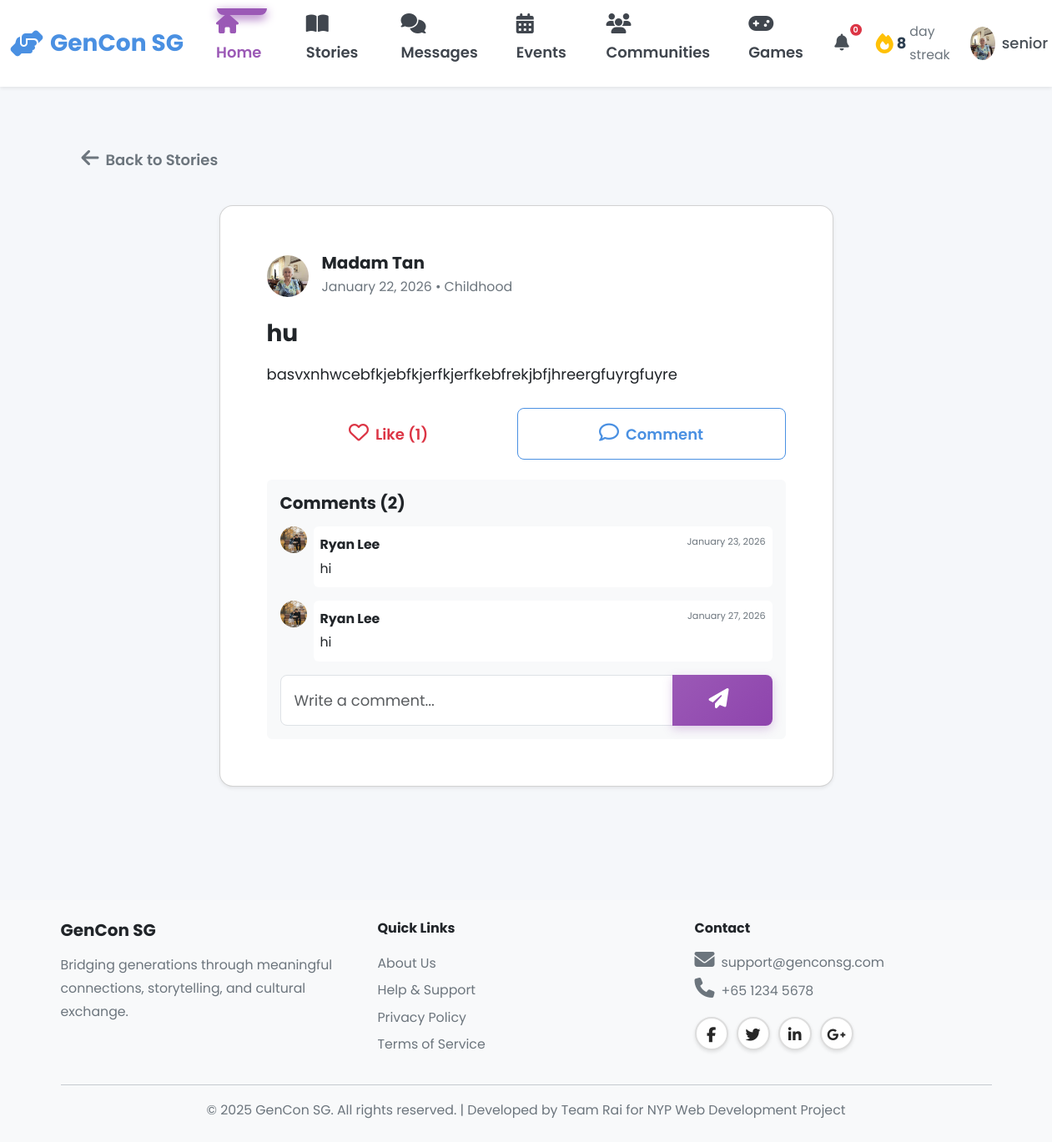
Page /senior/story/1 (signed in) on the committed database.
### models.py (models this page shows, shortened)
class User(db.Model):
    __tablename__ = 'users'
    id = db.Column(db.Integer, primary_key=True)
    username = db.Column(db.String(80), unique=True, nullable=False, index=True)
    password_hash = db.Column(db.String(255), nullable=False)
    email = db.Column(db.String(120), unique=True, nullable=False, index=True)
    full_name = db.Column(db.String(120), nullable=False)
    phone = db.Column(db.String(20))
    age = db.Column(db.Integer, nullable=False)
    bio = db.Column(db.Text)  # User biography
    school = db.Column(db.String(255))  # School or organization for youth
    role = db.Column(db.String(20), nullable=False)  # 'senior', 'youth', or 'admin'
    elo = db.Column(db.Integer, default=1200) # Default ELO rating
    profile_picture = db.Column(db.String(255), default='images/default-avatar.png')
    disable_reason = db.Column(db.Text)
    interests_json = db.Column(db.Text)  # Stores interests as JSON array
    languages_json = db.Column(db.Text)  # Stores languages as JSON array
    accessibility_settings_json = db.Column(db.Text)  # Stores settings as JSON object
    created_at = db.Column(db.DateTime, default=datetime.utcnow, nullable=False)
    last_active = db.Column(db.DateTime, default=datetime.utcnow, nullable=False)
    is_active = db.Column(db.Boolean, default=True)
    stories = db.relationship('Story', back_populates='user', lazy='dynamic')
    sent_messages = db.relationship('Message', foreign_keys='Message.sender_id',
                                   back_populates='sender', lazy='dynamic')
    received_messages = db.relationship('Message', foreign_keys='Message.recipient_id',
                                       back_populates='recipient', lazy='dynamic')
    senior_pairs = db.relationship('Pair', foreign_keys='Pair.senior_id',
                                   back_populates='senior', lazy='dynamic')
    youth_pairs = db.relationship('Pair', foreign_keys='Pair.youth_id',
                                 back_populates='youth', lazy='dynamic')
    streak = db.relationship('Streak', back_populates='user', uselist=False)
    badges = db.relationship('Badge', back_populates='user', lazy='dynamic')
    checkins = db.relationship('Checkin', back_populates='user', lazy='dynamic')
    @property
    def interests(self):
        """Get interests as Python list from JSON string."""
        if self.interests_json:
            return json.loads(self.interests_json)
        return []
    @interests.setter
    def interests(self, value):
        """Set interests from Python list, store as JSON string."""
        self.interests_json = json.dumps(value)
    @property
    def languages(self):
        """Get languages as Python list from JSON string."""
        if self.languages_json:
            return json.loads(self.languages_json)
        return []
    @languages.setter
    def languages(self, value):
        """Set languages from Python list, store as JSON string."""
        self.languages_json = json.dumps(value)
    @property
    def accessibility_settings(self):
        """Get accessibility settings as Python dict from JSON string."""
        if self.accessibility_settings_json:
            return json.loads(self.accessibility_settings_json)
        return {}

class Story(db.Model):
    __tablename__ = 'stories'
    id = db.Column(db.Integer, primary_key=True)
    user_id = db.Column(db.Integer, db.ForeignKey('users.id'), nullable=False, index=True)
    title = db.Column(db.String(200), nullable=False)
    content = db.Column(db.Text, nullable=False)
    category = db.Column(db.String(50), nullable=False)  # 5 categories
    photo_url = db.Column(db.String(255))  # Optional photo
    audio_url = db.Column(db.String(255))  # Optional voice recording
    created_at = db.Column(db.DateTime, default=datetime.utcnow, nullable=False, index=True)
    updated_at = db.Column(db.DateTime, default=datetime.utcnow, onupdate=datetime.utcnow)
    user = db.relationship('User', back_populates='stories')
    reactions = db.relationship('StoryReaction', back_populates='story',
                               lazy='dynamic', cascade='all, delete-orphan')
    comments = db.relationship('StoryComment', back_populates='story',
                              lazy='dynamic', cascade='all, delete-orphan')

class StoryComment(db.Model):
    __tablename__ = 'story_comments'
    id = db.Column(db.Integer, primary_key=True)
    story_id = db.Column(db.Integer, db.ForeignKey('stories.id'), nullable=False, index=True)
    user_id = db.Column(db.Integer, db.ForeignKey('users.id'), nullable=False, index=True)
    content = db.Column(db.Text, nullable=False)
    created_at = db.Column(db.DateTime, default=datetime.utcnow, nullable=False)
    story = db.relationship('Story', back_populates='comments')
    user = db.relationship('User')

### blueprints/senior.py (the view)
@senior_bp.route('/story/<int:story_id>')
@login_required
def story_detail(story_id):
    story = Story.query.get_or_404(story_id)
    return render_template('senior/story_detail.html', story=story)

### app.py (called while the page is built)
@app.context_processor
def inject_user():
    user_streak = 0
    if 'user_id' in session:
        from models import Streak
        streak = Streak.query.filter_by(user_id=session['user_id']).first()
        if streak:
            user_streak = streak.current_streak
    return dict(session=session, user_streak=user_streak)

@app.after_request
def add_security_headers(response):
    csp = (
        "default-src 'self'; "
        "script-src 'self' 'unsafe-inline' 'unsafe-eval' blob: https://cdn.jsdelivr.net https://cdnjs.cloudflare.com; "
        "style-src 'self' 'unsafe-inline' https://cdn.jsdelivr.net https://cdnjs.cloudflare.com https://fonts.googleapis.com; "
        "font-src 'self' https://cdnjs.cloudflare.com https://fonts.gstatic.com; "
        "img-src 'self' data: blob: https:; "
        "connect-src 'self' ws: wss: https://cdn.jsdelivr.net https://cdnjs.cloudflare.com; "
        "worker-src 'self' blob:;"
    )
    response.headers['Content-Security-Policy'] = csp
    return response

@app.template_filter('timeago')
def timeago_filter(date):
    from datetime import datetime
    now = datetime.utcnow()
    diff = now - date
    seconds = diff.total_seconds()
    if seconds < 60:
        return 'Just now'
    elif seconds < 3600:
        minutes = int(seconds / 60)
        return f'{minutes} minute{"s" if minutes != 1 else ""} ago'
    elif seconds < 86400:
        hours = int(seconds / 3600)
        return f'{hours} hour{"s" if hours != 1 else ""} ago'
    elif seconds < 604800:
        days = int(seconds / 86400)
        return f'{days} day{"s" if days != 1 else ""} ago'
    else:
        return (date + timedelta(hours=8)).strftime('%B %d, %Y')

@app.template_filter('fix_pfp')
def fix_pfp_filter(path):
    if not path:
        return 'images/default-avatar.png'
    if path.startswith('images/'):
        return path
    if path.startswith('http'):
        return path
    return f'images/{path}'

### blueprints/senior.py (called while the page is built)
def login_required(f):
    @wraps(f)
    def decorated_function(*args, **kwargs):
        if 'user_id' not in session:
            flash('Please login to access this page', 'warning')
            return redirect(url_for('auth.login', role='senior'))
        if session.get('role') != 'senior':
            flash('Access denied. Senior account required.', 'danger')
            return redirect(url_for('index'))
        return f(*args, **kwargs)
    return decorated_function

### templates/senior/story_detail.html (shortened to what this page needs)
{% extends "base.html" %}
{% block body_class %}senior-dashboard{% endblock %}
{% block content %}
<div class="container py-4">
    <div class="mb-4">
        <a href="{{ url_for('senior.story_feed') }}" class="btn btn-outline-secondary">
            <i class="fas fa-arrow-left me-2"></i>Back to Stories
        </a>
    </div>
    <div class="row justify-content-center">
        <div class="col-lg-8">
            <div class="card shadow-sm">
                <div class="card-body p-4">
                    <div class="d-flex align-items-center mb-4">
                        <a href="{{ url_for('senior.public_profile', user_id=story.user.id) }}">
                            <img src="{{ url_for('static', filename=story.user.profile_picture|fix_pfp) }}" class="rounded-circle me-3" style="width: 50px; height: 50px; object-fit: cover;">
                        </a>
                        <div>
                            <a href="{{ url_for('senior.public_profile', user_id=story.user.id) }}" class="text-decoration-none text-dark">
                                <h5 class="mb-0 fw-bold">{{ story.user.full_name }}</h5>
                            </a>
                            <small class="text-muted">{{ story.created_at|timeago }} • {{ story.category }}</small>
                        </div>
                    </div>
                    <h2 class="h3 fw-bold mb-3">{{ story.title }}</h2>
                    <div class="card-text mb-4" style="white-space: pre-line;">{{ story.content }}</div>
                    <div class="d-flex gap-2 mb-4">
                        {% set user_liked = story.reactions.filter_by(user_id=session.user_id, reaction_type='heart').first() is not none %}
                        <button class="btn {{ 'btn-danger' if user_liked else 'btn-outline-danger' }} flex-grow-1" onclick="reactToStory({{ story.id }}, 'heart')">
                            <i class="{{ 'fas' if user_liked else 'far' }} fa-heart me-2"></i>Like ({{ story.reactions.count() }})
                        </button>
                        <button class="btn btn-outline-primary flex-grow-1" onclick="document.getElementById('commentInput').focus()">
                            <i class="far fa-comment me-2"></i>Comment
                        </button>
                    </div>
                    <div class="bg-light p-3 rounded">
                        <h5 class="mb-3">Comments ({{ story.comments.count() }})</h5>
                        <div class="comments-list mb-3">
                            {% for comment in story.comments %}
                            <div class="d-flex mb-3">
                                <img src="{{ url_for('static', filename=comment.user.profile_picture|fix_pfp) }}" class="rounded-circle me-2" style="width: 32px; height: 32px; object-fit: cover;">
                                <div class="bg-white p-2 rounded w-100">
                                    <div class="d-flex justify-content-between">
                                        <strong class="small">{{ comment.user.full_name }}</strong>
                                        <small class="text-muted" style="font-size: 0.7rem;">{{ comment.created_at|timeago }}</small>
                                    </div>
                                    <p class="mb-0 small">{{ comment.content }}</p>
                                </div>
                            </div>
                            {% endfor %}
                        </div>
                        <form onsubmit="postComment(event, {{ story.id }})">
                            <div class="input-group">
                                <input type="text" id="commentInput" class="form-control" placeholder="Write a comment..." required>
                                <button class="btn btn-primary" type="submit">
                                    <i class="fas fa-paper-plane"></i>
                                </button>
                            </div>
                        </form>
                    </div>
                </div>
            </div>
        </div>
    </div>
</div>
{% endblock %}

### static/css/main.css (style rules this page uses)
:root { --primary-color: #4A90E2; --primary-hover: #357ABD; --secondary-color: #7B68EE; --success-color: #28A745; --warning-color: #FFC107; --danger-color: #DC3545; --info-color: #17A2B8; --senior-primary: #E67E22; --senior-secondary: #2ECC71; --senior-accent: #F39C12; --youth-primary: #9B59B6; --youth-secondary: #3498DB; --youth-accent: #E74C3C; --admin-primary: #34495E; --admin-secondary: #16A085; --admin-accent: #E67E22; --white: #FFFFFF; --black: #000000; --gray-100: #F8F9FA; --gray-200: #E9ECEF; --gray-300: #DEE2E6; --gray-400: #CED4DA; --gray-500: #ADB5BD; --gray-600: #6C757D; --gray-700: #495057; --gray-800: #343A40; --gray-900: #212529; --font-family: 'Poppins', -apple-system, BlinkMacSystemFont, 'Segoe UI', sans-serif; --font-size-base: 16px; --font-size-sm: 14px; --font-size-lg: 18px; --font-size-xl: 20px; --font-size-xxl: 24px; --font-weight-light: 300; --font-weight-normal: 400; --font-weight-medium: 500; --font-weight-semibold: 600; --font-weight-bold: 700; --spacing-xs: 0.25rem; --spacing-sm: 0.5rem; --spacing-md: 1rem; --spacing-lg: 1.5rem; --spacing-xl: 2rem; --spacing-xxl: 3rem; --border-radius-sm: 0.25rem; --border-radius-md: 0.5rem; --border-radius-lg: 1rem; --border-radius-xl: 1.5rem; --border-radius-pill: 50rem; --shadow-sm: 0 1px 2px rgba(0, 0, 0, 0.05); --shadow-md: 0 4px 6px rgba(0, 0, 0, 0.1); --shadow-lg: 0 10px 15px rgba(0, 0, 0, 0.15); --shadow-xl: 0 20px 25px rgba(0, 0, 0, 0.2); --transition-fast: 150ms ease-in-out; --transition-base: 300ms ease-in-out; --transition-slow: 500ms ease-in-out; --z-dropdown: 1000; --z-sticky: 1020; --z-fixed: 1030; --z-modal-backdrop: 1040; --z-modal: 1050; --z-popover: 1060; --z-tooltip: 1070; }
* { margin: 0; padding: 0; box-sizing: border-box; }
a { text-decoration: none; color: inherit; transition: color var(--transition-fast); }
img { max-width: 100%; height: auto; display: block; }
body { font-family: var(--font-family); font-size: var(--font-size-base); font-weight: var(--font-weight-normal); line-height: 1.6; color: var(--gray-900); background-color: var(--gray-100); overflow-x: hidden; }
h1, h2, h3, h4, h5, h6 { font-weight: var(--font-weight-bold); line-height: 1.2; margin-bottom: var(--spacing-md); color: var(--gray-900); }
h2 { font-size: 2rem; }
h5 { font-size: 1.25rem; }
p { margin-bottom: var(--spacing-md); }
.text-muted { color: var(--gray-600) !important; }
.btn { display: inline-block; font-weight: var(--font-weight-medium); text-align: center; white-space: nowrap; vertical-align: middle; user-select: none; border: 1px solid transparent; padding: 0.625rem 1.25rem; font-size: var(--font-size-base); line-height: 1.5; border-radius: var(--border-radius-md); transition: all var(--transition-base); cursor: pointer; }
.btn-primary { background-color: var(--primary-color); color: var(--white); border-color: var(--primary-color); }
.btn-outline-primary { color: var(--primary-color); border-color: var(--primary-color); background-color: transparent; }
.card { background-color: var(--white); border-radius: var(--border-radius-lg); box-shadow: var(--shadow-md); padding: var(--spacing-lg); margin-bottom: var(--spacing-lg); transition: all var(--transition-base); }
.card-body { padding: var(--spacing-md) 0; }
.form-control { display: block; width: 100%; padding: 0.625rem 0.875rem; font-size: var(--font-size-base); font-weight: var(--font-weight-normal); line-height: 1.5; color: var(--gray-900); background-color: var(--white); border: 1px solid var(--gray-300); border-radius: var(--border-radius-md); transition: border-color var(--transition-fast); }
.mb-3 { margin-bottom: var(--spacing-md); }
.mb-4 { margin-bottom: var(--spacing-lg); }
.p-2 { padding: var(--spacing-sm); }
.p-3 { padding: var(--spacing-md); }
.p-4 { padding: var(--spacing-lg); }
.d-flex { display: flex; }
.justify-content-center { justify-content: center; }
.justify-content-between { justify-content: space-between; }
.align-items-center { align-items: center; }
.gap-2 { gap: var(--spacing-sm); }
.fw-bold { font-weight: var(--font-weight-bold); }
.rounded { border-radius: var(--border-radius-md); }
.rounded-circle { border-radius: 50%; }
.shadow-sm { box-shadow: var(--shadow-sm); }

### rows in the picture
User: profile_picture (picture), user.full_name "Madam Tan"
Story: created_at "January 22, 2026", category "Childhood", title "hu", content "basvxnhwcebfkjebfkjerfkjerfkebfrekjbfjhreergfuyrgfuyre"
StoryComment: profile_picture (picture), user.full_name "Ryan Lee", created_at "January 23, 2026", content "hi"
StoryComment: profile_picture (picture), user.full_name "Ryan Lee", created_at "January 27, 2026", content "hi"

### other values in the picture
{{ user_streak|default(0) }} "8"
{{ session.username }} "senior"
{{ story.reactions.count() }} "1"
{{ story.comments.count() }} "2"
